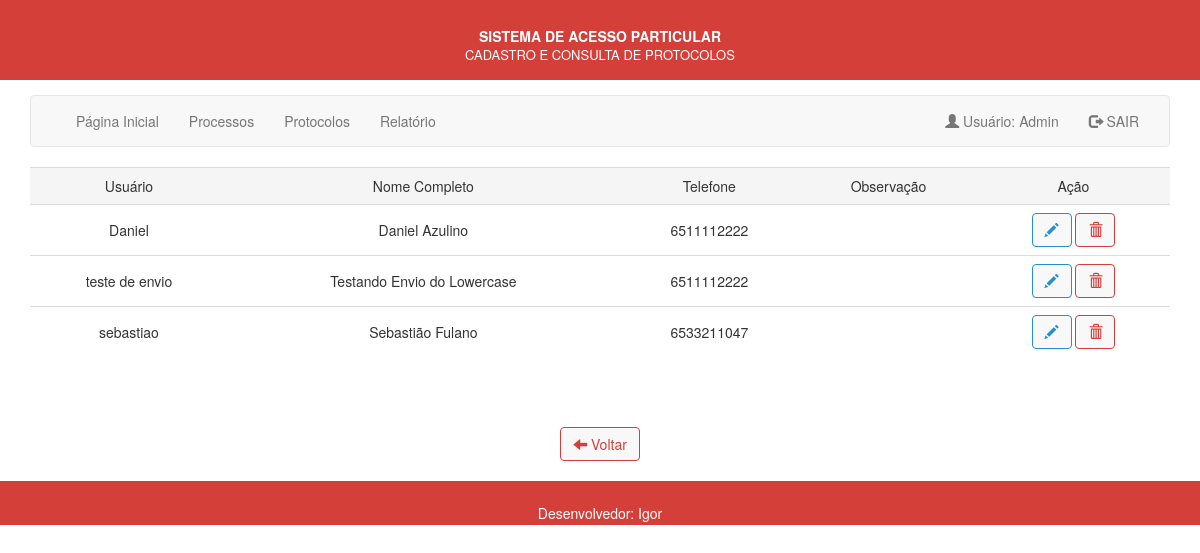
Screenshot of /listar_usuarios.php (signed in) with the database file from the repository.
### tables this page shows
CREATE TABLE `membro` (
  `id` int(11) NOT NULL,
  `usuario` varchar(60) DEFAULT NULL,
  `senha` varchar(80) DEFAULT NULL,
  `nome_completo` varchar(100) DEFAULT NULL,
  `telefone` varchar(20) DEFAULT NULL,
  `obs` text DEFAULT NULL,
  `data_cadastro` date DEFAULT NULL
);

### listar_usuarios.php (the view, shortened to what this page needs)
<?php
	$conexao = conexao::getInstance();
	$sql = ('SELECT * FROM membro');
	$stm = $conexao->prepare($sql);
	$stm->execute();
	$usuarios = $stm->fetchAll(PDO::FETCH_OBJ);
?>
<!DOCTYPE html>
  <html>
    <head>
	<link rel="stylesheet" type="text/css" href="css/css/bootstrap.min.css">
	<link rel="stylesheet" type="text/css" href="css/bootstrap.min.css">
	<link rel="stylesheet" type="text/css" href="css/estilo.css">
	</head>
    <body>
	<?php include 'header.php';?>
	<div class='container'>
	<fieldset>
      <table class="table table-hover">
		<tr class='active'>
          <td>Usuário</td>
          <td>Nome Completo</td>
          <td>Telefone</td>
          <td>Observação</td>
          <td>Ação</td>
        </tr>
       <?php
						foreach ($usuarios as $usuario) {
       ?>
        <tr>
         <td><?=$usuario->usuario?></td>
         <td><?=$usuario->nome_completo?></td>
         <td><?=$usuario->telefone?></td>
         <td><?=$usuario->obs?></td>
         <td>
			<a href='editar_usuario.php?id=<?=$usuario->id?>' class="btn btn-primary" title="Editar Usuário"> <span class="glyphicon glyphicon-pencil"></span> </a>
			 <a href='javascript:void(0)' class="btn btn-danger link_exclusao" rel="<?=$usuario->id?>" title="Excluir Usuário"><span class="glyphicon glyphicon-trash" ></span> </a>
		</td>
        </tr>
		<?php } ?>
      </table>
	  <br />
		<div class="col-md-12" style="margin-top: 30px; text-align:center; margin-bottom: 10px;">
				    <a href='painel.php' class="btn btn-danger"><span class="glyphicon glyphicon-arrow-left"> </span> Voltar </a>
		</div>
     	</fieldset>
	</div>
<?php include 'footer.php'; ?>
    </body>
</html>

### css/estilo.css (style rules this page uses)
.table .table-bordered, tr, th { text-align:center; vertical-align: middle; }

### rows the page displays
membro: usuario "Daniel", nome_completo "Daniel Azulino", telefone "6511112222"
membro: usuario "teste de envio", nome_completo "Testando Envio do Lowercase", telefone "6511112222"
membro: usuario "sebastiao", nome_completo "Sebastião Fulano", telefone "6533211047"

### other values shown
$_SESSION['user_name'] "Admin"
